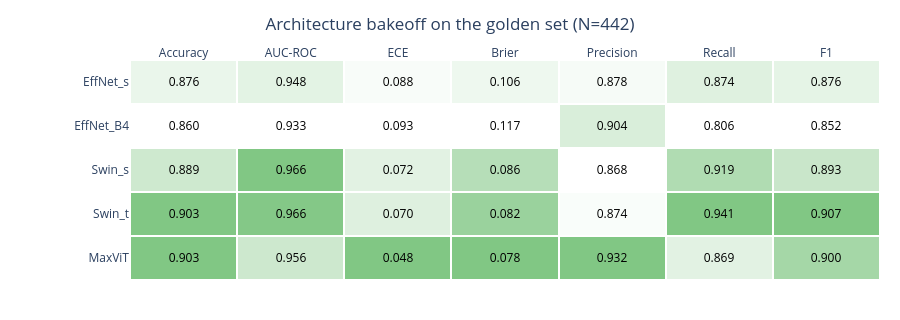
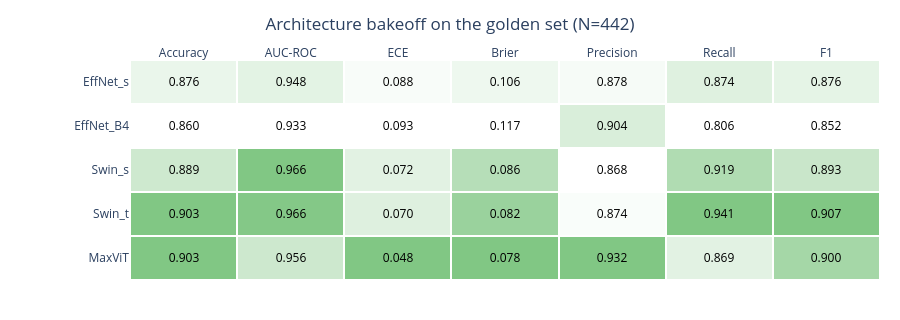

The code cell stored with these charts, in order, in its notebook:
### Code cell
import plotly.graph_objects as go
import pandas as pd
from pathlib import Path

OUT_DIR = Path("../report/figures")
OUT_DIR.mkdir(parents=True, exist_ok=True)

ROWS = ["EffNet_s", "EffNet_B4", "Swin_s", "Swin_t", "MaxViT"]
LOWER_BETTER = {"ECE", "Brier"}
DISPLAY_COLS = ["Accuracy", "AUC-ROC", "ECE", "Brier", "Precision", "Recall", "F1"]

# Light-green colour scale — top of range is medium green, not near-black
LIGHT_GREEN = [
    [0.00, "#ffffff"],
    [0.40, "#e8f5e9"],
    [0.75, "#c8e6c9"],
    [1.00, "#81c784"],
]

def metric_heatmap(df, lower_better, title, save_name=None,
                   colorscale=LIGHT_GREEN, height=320):
    """Annotated heatmap. Per-column normalised; darker = better."""
    z = df.copy().astype(float)
    for col in df.columns:
        v = df[col].astype(float)
        if col in lower_better:
            z[col] = (v.max() - v) / (v.max() - v.min() + 1e-8)
        else:
            z[col] = (v - v.min()) / (v.max() - v.min() + 1e-8)

    fig = go.Figure(data=go.Heatmap(
        z=z.values,
        x=df.columns.tolist(),
        y=df.index.tolist(),
        colorscale=colorscale,
        showscale=False,
        text=df.values,
        texttemplate="%{text:.3f}",
        textfont={"size": 12, "color": "black"},
        xgap=2, ygap=2,
        zmin=0, zmax=1,
    ))
    fig.update_layout(
        title=dict(text=title, x=0.5, xanchor="center"),
        height=height,
        margin=dict(l=130, r=20, t=60, b=40),
        plot_bgcolor="white",
        yaxis=dict(autorange="reversed"),
        xaxis=dict(side="top"),
    )
    if save_name:
        fig.write_image(str(OUT_DIR / save_name), scale=2)
    fig.show()
    return fig


# ── Verification: confirm we're pulling from the golden-set summary ──────────
arch_df = summary.loc[ROWS, DISPLAY_COLS]

n_values = summary.loc[ROWS, "N"].unique()
print("Source check — these values should match your summary table:")
print(arch_df.round(3))
print(f"\nN per row: {n_values}")

assert len(n_values) == 1, \
    f"N mismatch — rows were evaluated on different sets: {n_values}"
N = int(n_values[0])

# ── Render ───────────────────────────────────────────────────────────────────
metric_heatmap(
    arch_df,
    lower_better=LOWER_BETTER,
    title=f"Architecture bakeoff on the golden set (N={N})",
    save_name="arch_bakeoff_heatmap.png",
)

### Figure 1 — Plotly figure (JSON) as saved in the notebook; plotly's stock layout.template omitted (floating-point values rounded to 4 significant figures)
{"data": [{"colorscale": [[0, "#ffffff"], [0.4, "#e8f5e9"], [0.75, "#c8e6c9"], [1, "#81c784"]], "showscale": false, "text": [[0.8756, 0.948, 0.08797, 0.1061, 0.8778, 0.8739, 0.8758], [0.8597, 0.933, 0.09325, 0.1175, 0.904, 0.8063, 0.8524], [0.8891, 0.9662, 0.07201, 0.08567, 0.8681, 0.9189, 0.8928], [0.9027, 0.9659, 0.07013, 0.08186, 0.8745, 0.9414, 0.9067], [0.9027, 0.9563, 0.04756, 0.07835, 0.9324, 0.8694, 0.8998]], "textfont": {"color": "black", "size": 12}, "texttemplate": "%{text:.3f}", "type": "heatmap", "x": ["Accuracy", "AUC-ROC", "ECE", "Brier", "Precision", "Recall", "F1"], "xgap": 2, "y": ["EffNet_s", "EffNet_B4", "Swin_s", "Swin_t", "MaxViT"], "ygap": 2, "z": [[0.3684, 0.4494, 0.1155, 0.2911, 0.1516, 0.5, 0.4318], [0.0, 0.0, 0.0, 0.0, 0.5593, 0.0, 0.0], [0.6842, 1.0, 0.4649, 0.813, 0.0, 0.8333, 0.7434], [1.0, 0.9904, 0.5062, 0.9105, 0.09943, 1.0, 1.0], [1.0, 0.7, 1.0, 1.0, 1.0, 0.4667, 0.872]], "zmax": 1, "zmin": 0}], "layout": {"height": 320, "margin": {"b": 40, "l": 130, "r": 20, "t": 60}, "plot_bgcolor": "white", "title": {"text": "Architecture bakeoff on the golden set (N=442)", "x": 0.5, "xanchor": "center"}, "xaxis": {"side": "top"}, "yaxis": {"autorange": "reversed"}}}

### Figure 2 — Plotly figure (JSON) as saved in the notebook; plotly's stock layout.template omitted (floating-point values rounded to 4 significant figures)
{"data": [{"colorscale": [[0, "#ffffff"], [0.4, "#e8f5e9"], [0.75, "#c8e6c9"], [1, "#81c784"]], "showscale": false, "text": [[0.8756, 0.948, 0.08797, 0.1061, 0.8778, 0.8739, 0.8758], [0.8597, 0.933, 0.09325, 0.1175, 0.904, 0.8063, 0.8524], [0.8891, 0.9662, 0.07201, 0.08567, 0.8681, 0.9189, 0.8928], [0.9027, 0.9659, 0.07013, 0.08186, 0.8745, 0.9414, 0.9067], [0.9027, 0.9563, 0.04756, 0.07835, 0.9324, 0.8694, 0.8998]], "textfont": {"color": "black", "size": 12}, "texttemplate": "%{text:.3f}", "type": "heatmap", "x": ["Accuracy", "AUC-ROC", "ECE", "Brier", "Precision", "Recall", "F1"], "xgap": 2, "y": ["EffNet_s", "EffNet_B4", "Swin_s", "Swin_t", "MaxViT"], "ygap": 2, "z": [[0.3684, 0.4494, 0.1155, 0.2911, 0.1516, 0.5, 0.4318], [0.0, 0.0, 0.0, 0.0, 0.5593, 0.0, 0.0], [0.6842, 1.0, 0.4649, 0.813, 0.0, 0.8333, 0.7434], [1.0, 0.9904, 0.5062, 0.9105, 0.09943, 1.0, 1.0], [1.0, 0.7, 1.0, 1.0, 1.0, 0.4667, 0.872]], "zmax": 1, "zmin": 0}], "layout": {"height": 320, "margin": {"b": 40, "l": 130, "r": 20, "t": 60}, "plot_bgcolor": "white", "title": {"text": "Architecture bakeoff on the golden set (N=442)", "x": 0.5, "xanchor": "center"}, "xaxis": {"side": "top"}, "yaxis": {"autorange": "reversed"}}}
